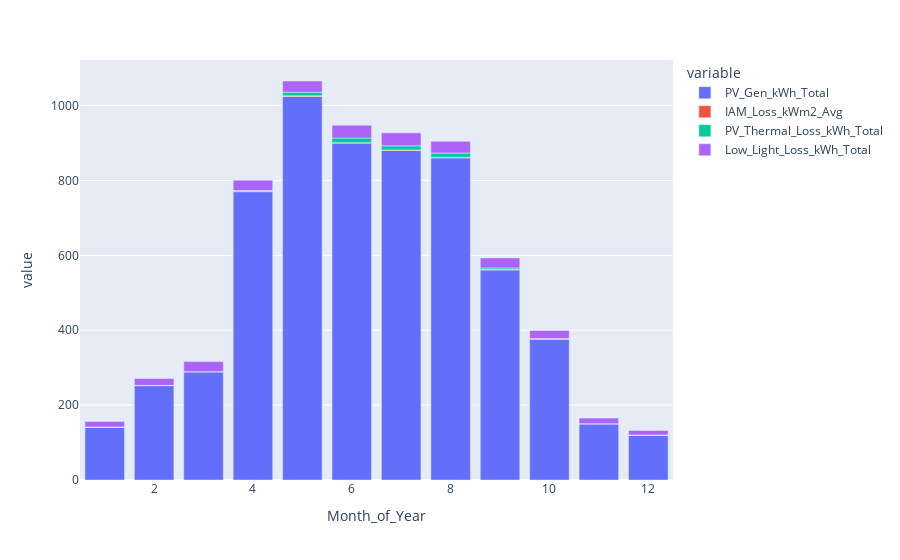

Notebook code cell kept with this figure:
### Code cell
px.bar(pv_model.summary_grouped.monthly[["PV_Gen_kWh_Total", "IAM_Loss_kWm2_Avg", 
                                         "PV_Thermal_Loss_kWh_Total", "Low_Light_Loss_kWh_Total"]])

### Figure 1 — Plotly figure (JSON) as saved in the notebook; plotly's stock layout.template omitted (floating-point values rounded to 4 significant figures)
{"data": [{"alignmentgroup": "True", "hovertemplate": "variable=PV_Gen_kWh_Total<br>Month_of_Year=%{x}<br>value=%{y}<extra></extra>", "legendgroup": "PV_Gen_kWh_Total", "marker": {"color": "#636efa", "pattern": {"shape": ""}}, "name": "PV_Gen_kWh_Total", "offsetgroup": "PV_Gen_kWh_Total", "orientation": "v", "showlegend": true, "textposition": "auto", "type": "bar", "x": [1, 2, 3, 4, 5, 6, 7, 8, 9, 10, 11, 12], "xaxis": "x", "y": [141.1, 251.9, 288.9, 770.0, 1024.0, 899.7, 880.2, 860.4, 561.0, 376.0, 149.9, 119.6], "yaxis": "y"}, {"alignmentgroup": "True", "hovertemplate": "variable=IAM_Loss_kWm2_Avg<br>Month_of_Year=%{x}<br>value=%{y}<extra></extra>", "legendgroup": "IAM_Loss_kWm2_Avg", "marker": {"color": "#EF553B", "pattern": {"shape": ""}}, "name": "IAM_Loss_kWm2_Avg", "offsetgroup": "IAM_Loss_kWm2_Avg", "orientation": "v", "showlegend": true, "textposition": "auto", "type": "bar", "x": [1, 2, 3, 4, 5, 6, 7, 8, 9, 10, 11, 12], "xaxis": "x", "y": [0.624, 0.776, 0.369, 1.273, 1.582, 1.257, 1.148, 1.401, 1.045, 1.033, 0.494, 0.611], "yaxis": "y"}, {"alignmentgroup": "True", "hovertemplate": "variable=PV_Thermal_Loss_kWh_Total<br>Month_of_Year=%{x}<br>value=%{y}<extra></extra>", "legendgroup": "PV_Thermal_Loss_kWh_Total", "marker": {"color": "#00cc96", "pattern": {"shape": ""}}, "name": "PV_Thermal_Loss_kWh_Total", "offsetgroup": "PV_Thermal_Loss_kWh_Total", "orientation": "v", "showlegend": true, "textposition": "auto", "type": "bar", "x": [1, 2, 3, 4, 5, 6, 7, 8, 9, 10, 11, 12], "xaxis": "x", "y": [0, 0.024, 0.025, 1.778, 9.816, 12.34, 11.04, 11.44, 4.141, 0.881, 0, 0], "yaxis": "y"}, {"alignmentgroup": "True", "hovertemplate": "variable=Low_Light_Loss_kWh_Total<br>Month_of_Year=%{x}<br>value=%{y}<extra></extra>", "legendgroup": "Low_Light_Loss_kWh_Total", "marker": {"color": "#ab63fa", "pattern": {"shape": ""}}, "name": "Low_Light_Loss_kWh_Total", "offsetgroup": "Low_Light_Loss_kWh_Total", "orientation": "v", "showlegend": true, "textposition": "auto", "type": "bar", "x": [1, 2, 3, 4, 5, 6, 7, 8, 9, 10, 11, 12], "xaxis": "x", "y": [14.28, 18.45, 26.84, 27.72, 29.9, 34.09, 34.71, 31.49, 26.96, 21.59, 14.88, 12.3], "yaxis": "y"}], "layout": {"barmode": "relative", "legend": {"title": {"text": "variable"}, "tracegroupgap": 0}, "margin": {"t": 60}, "xaxis": {"anchor": "y", "domain": [0, 1], "title": {"text": "Month_of_Year"}}, "yaxis": {"anchor": "x", "domain": [0, 1], "title": {"text": "value"}}}}
